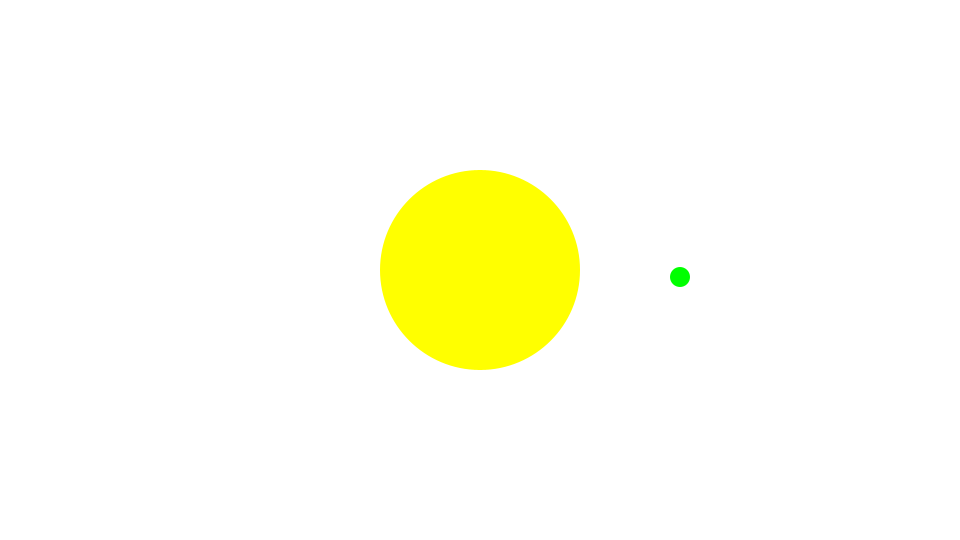
Frame 1 (no input)
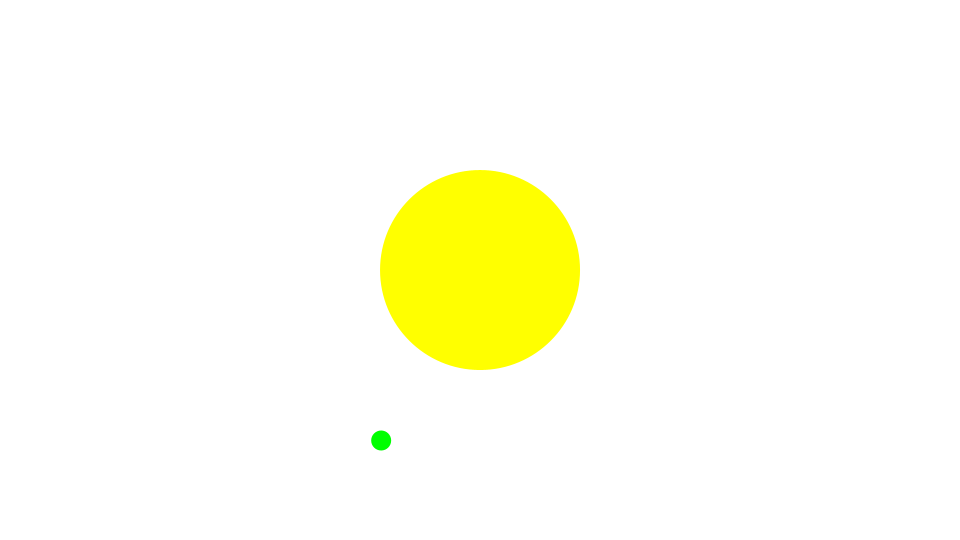
Frame 60 (the mouse pressed at the canvas centre just before this capture)
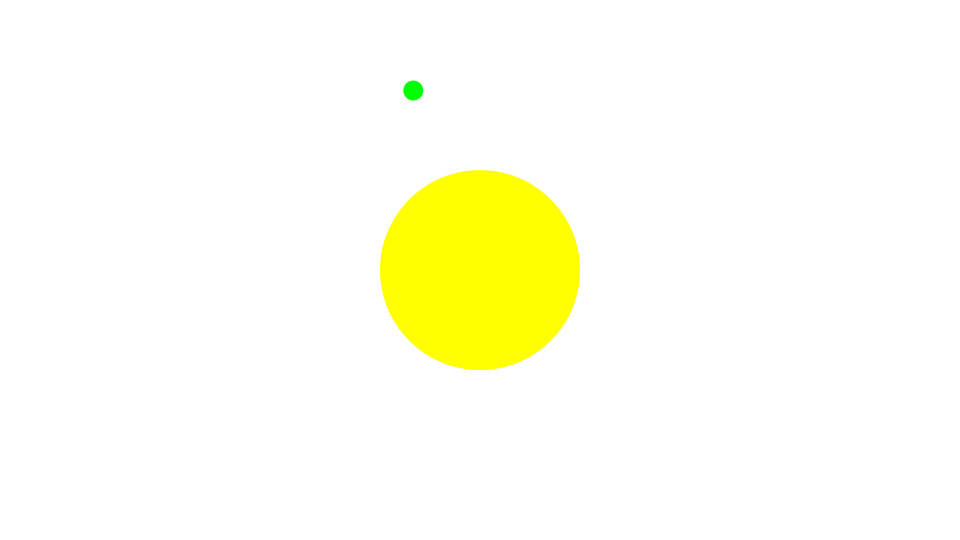
Frame 120 (the mouse held since frame 60 and released just before this capture)

The Processing sketch that drew these frames (run headless with seeded random() and noise(); from frame 60 on, the mouse is pressed at the canvas centre):

// Processing sketch: Orbit
// ── Orbit.pde
ArrayList particles;
static final int numParticles = 2;

void setup() {
  size(960, 540);
  frameRate(30);
  initialize();
}

void initialize() {
  smooth();
  noStroke();
  
  particles = new ArrayList();

  Ball sun = new Ball(100);
  sun.x = width/2;
  sun.y = height/2;
  sun.vx = 0;
  sun.vy = 0;
  sun.mass = 10000;
  sun.setFillColor(color(255, 255, 0));
  particles.add(sun);
  
  Ball planet = new Ball(10);
  planet.x = width/2 + 200;
  planet.y = height/2;
  planet.vy = 7;
  planet.mass = 1;
  planet.setFillColor(color(0, 255, 0));
  particles.add(planet);
}

void draw() {
  background(255);

  for(int i=0; i<numParticles; i++){
    Ball particle = (Ball)particles.get(i);
    particle.x += particle.vx;
    particle.y += particle.vy;
    particle.update();
  }
      
  for(int i=0; i<numParticles - 1; i++){
    Ball partA = (Ball)particles.get(i);
    for(int j=i+1; j<numParticles; j++){
      Ball partB = (Ball)particles.get(j);
      gravitate(partA, partB);
    }
  }
}

void gravitate(Ball partA, Ball partB) {
  float dx = partB.x - partA.x;
  float dy = partB.y - partA.y;
  float distSQ = dx*dx + dy*dy;
  float dist = sqrt(distSQ);
  float force = partA.mass * partB.mass / distSQ;
  float ax = force * dx / dist;
  float ay = force * dy / dist;
  partA.vx += ax / partA.mass;
  partA.vy += ay / partA.mass;
  partB.vx -= ax / partB.mass;
  partB.vy -= ay / partB.mass;
}

////////////////////////////////

class Ball extends Sprite {
  float radius;
  float vx, vy;
  float mass = 1;
  
  Ball(float radius){
    super();
    this.radius = radius;
  }
  
  void draw(){
    if(dist(mouseX, mouseY, x, y) < radius) {
      isRollOver = true;
    }else{
      isRollOver = false;
    }
    ellipse(0, 0, radius*2, radius*2);
  }
}

////////////////////////////////

class Sprite extends Object {
  float x, y;
  float scaleX, scaleY;
  float width, height;
  float rotation;
  boolean visible;
  color strokeColor;
  color fillColor;
  Boolean isStroke;
  Boolean isFill;
  Boolean isRollOver;
  Boolean locked;
  float xoff, yoff;
 
  Sprite() {
    super();
    scaleX = 1.0;
    scaleY = 1.0;
    strokeColor = color(0);
    fillColor = color(0);
    isStroke = false;
    isFill = false;
    isRollOver = false;
    locked = false;
    visible = true;
  }
  
  void update() {
    if(! visible) return;
    pushMatrix();
    if(locked){
      x = mouseX - xoff;
      y = mouseY - yoff;
    }  
    translate(x, y);
    scale(scaleX, scaleY);
    rotate(rotation * PI / 180.0);
    if(isStroke) stroke(strokeColor);
    if(isFill) fill(fillColor);
    draw();
    popMatrix();
  }
  
  void setStrokeColor(color strokeColor) {
    this.strokeColor = strokeColor;
    isStroke = true;
  }
  
  void setFillColor(color fillColor) {
    this.fillColor = fillColor;
    isFill = true;
  }
  
  void startDrag() {
    if(isRollOver){
      locked = true;
      xoff = mouseX - x;
      yoff = mouseY - y;
    }
  }
  
  void stopDrag() {
    locked = false;
  }
  
  void draw() {}
}

////////////////////////////////

class Point extends Object {
  float x, y;
  
  Point(float x, float y) {
    super();
    this.x = x;
    this.y = y;
  }
}

////////////////////////////////

class Object {
  Object() {}
}
